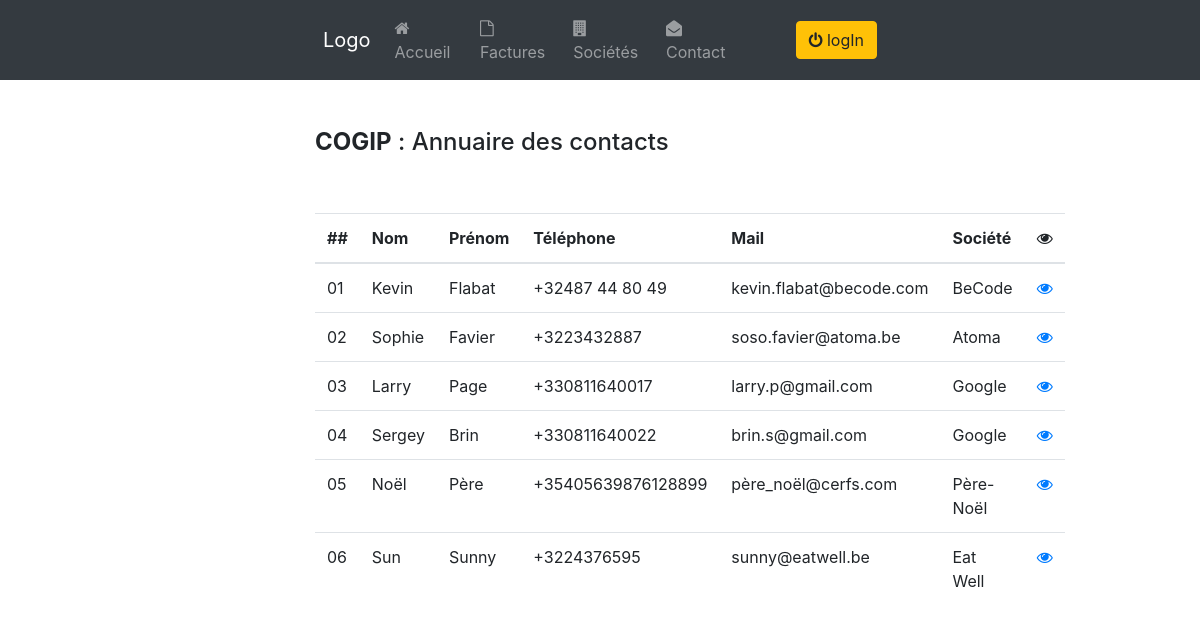
Page /contacts/contacts.php on the earlier database version.
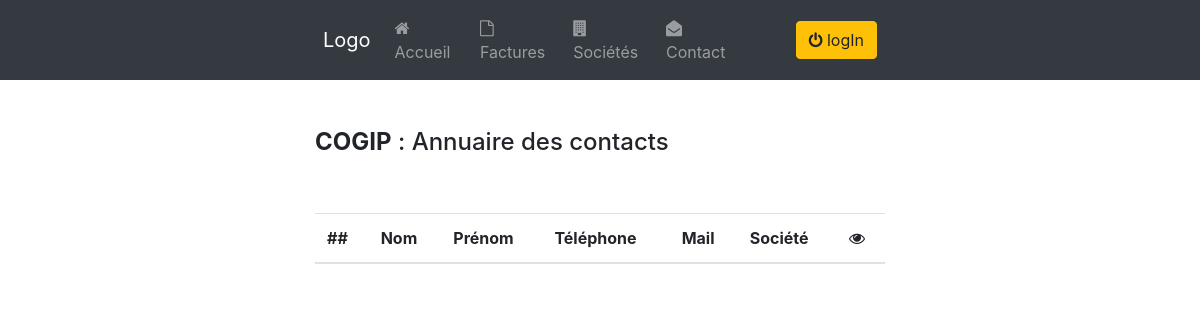
Same page on the later database version.
### tables this page shows
CREATE TABLE `contacts` (
  `id_contacts` int(11) NOT NULL,
  `last_name` varchar(45) DEFAULT NULL,
  `first_name` varchar(45) DEFAULT NULL,
  `creation_date` datetime DEFAULT NULL,
  `mail` varchar(45) DEFAULT NULL,
  `company_id_company` int(11) NOT NULL,
  `Telephone` varchar(45) DEFAULT NULL
);

CREATE TABLE `company` (
  `id_company` int(11) NOT NULL,
  `comp_name` varchar(45) DEFAULT NULL,
  `country` varchar(45) DEFAULT NULL,
  `vat_number` varchar(45) DEFAULT NULL,
  `creation_date` datetime DEFAULT NULL,
  `comp_type` enum('client','fournisseur') DEFAULT NULL
);

### tabAccueil/contacts.php (the view, shortened to what this page needs)
<?php
include "assets/connexion/bd.php";
$listContact = $bdd->prepare("SELECT * FROM contacts LEFT JOIN company ON company.id_company=contacts.company_id_company LIMIT 0, $limit");
$listContact->execute(array());
?>
<table class="table table-hover">
  <thead>
    <tr>
      <th scope="col">##</th>
      <th scope="col">Nom</th>
      <th scope="col">Prénom</th>
      <th scope="col">Téléphone</th>
      <th scope="col">Mail</th>
      <th scope="col">Société</th>
      <th scope="col"><i class="fa fa-eye"></i></th>
    </tr>
  </thead>
  <tbody>
    <?php
    foreach ($listContact as $key => $value) {
    $key +=1;
    $cptKey = strlen($key);
    if($cptKey <= 1){$zero = '0';}
    ?>
    <tr>
      <td><?= $zero.''.$key?></td>
      <td><?= $value['first_name'];?></td>
      <td><?= $value['last_name'];?></td>
      <td><?= $value['Telephone'];?></td>
      <td><?= $value['mail'];?></td>
      <td><?= $value['comp_name'];?></td>
      <td><a href="../detailContact/<?= $value['id_contacts'];?>"><i class="fa fa-eye"></i></a></td>
    </tr>
    <?php
    }
    ?>
  </tbody>
</table>

### head/header.php (shortened to what this page needs)
<!doctype html>
<html lang="fr">
<head>
  <link rel="stylesheet" href="assets/css/style.css">
  <link href="//maxcdn.bootstrapcdn.com/font-awesome/4.7.0/css/font-awesome.min.css" rel="stylesheet">
  <link rel="stylesheet" href="https://maxcdn.bootstrapcdn.com/bootstrap/4.0.0/css/bootstrap.min.css">
</head>
<body>

### head/menu.php (shortened to what this page needs)
<nav class="navbar navbar-expand-lg navbar-dark bg-dark">
    <div class="container col-xl-6 ">
        <a class="navbar-brand" href="#">Logo</a>
        <div class="collapse navbar-collapse" id="navbarColor02">
            <ul class="navbar-nav mr-auto">
                <li class="nav-item <?php if($url[0] == 'accueil'){echo "active";} ?>">
                    <a class="nav-link" href="../accueil/01"><i class="fa fa-home"></i> Accueil <span class="sr-only">(current)</span></a>
                </li>
                <li class="nav-item <?php if($url[0] == 'factures'){echo "active";} ?>">
                    <a class="nav-link" href="../factures/02"><i class="fa fa-file-o"></i> Factures</a>
                </li>
                <li class="nav-item <?php if($url[0] == 'company'){echo "active";}?>">
                    <a class="nav-link" href="../company/03"><i class="fa fa-building"></i> Sociétés</a>
                </li>
                <li class="nav-item <?php if($url[0] == 'contacts'){echo "active";} ?>">
                    <a class="nav-link" href="../contacts/04"><i class="fa fa-envelope-open"></i> Contact</a>
                </li>
            </ul>
            <?php
            if ($_SESSION['auth']) {
            ?>
            <form class="form-inline my-2 my-lg-0">
            <a href="../logout/08" class="btn btn-danger my-2 my-sm-0"><i class="fa fa-power-off"></i> LogOut</a>
            </form>
            <?php
            }else{
            ?>
            <form class="form-inline my-2 my-lg-0">
            <a href="../connexion/09" class="btn btn-warning my-2 my-sm-0"><i class="fa fa-power-off"></i> logIn</a>
            </form>
            <?php
            }
            ?>
        </div>
    </div>
</nav>

### contacts/contacts.php (shortened to what this page needs)
<?php session_start();
include './assets/ctrl/login-ctrl.php';
include './head/header.php';
include './head/menu.php';
$limit = 1000000000000000;
?>
<div class="container col-xl-6 ">
    <h4 class="pt-5 pb-5"><strong>COGIP</strong> : Annuaire des contacts</h4>
    <?php
    include './tabAccueil/contacts.php';
    ?>
</div>
<?php
include './foot/footer.php';
?>

### foot/footer.php
</body>
</html>

Differences in the rows shown:
removed contacts: zero "0", first_name "Kevin", last_name "Flabat", Telephone "+32487 44 80 49", mail "kevin.flabat@becode.com", company_id_company.comp_name "BeCode"
removed contacts: zero "0", first_name "Sophie", last_name "Favier", Telephone "+3223432887", mail "soso.favier@atoma.be", company_id_company.comp_name "Atoma"
removed contacts: zero "0", first_name "Larry", last_name "Page", Telephone "+330811640017", mail "larry.p@gmail.com", company_id_company.comp_name "Google"
removed contacts: zero "0", first_name "Sergey", last_name "Brin", Telephone "+330811640022", mail "brin.s@gmail.com", company_id_company.comp_name "Google"
removed contacts: zero "0", first_name "Noël", last_name "Père", Telephone "+35405639876128899", mail "père_noël@cerfs.com", company_id_company.comp_name "Père-Noël"
removed contacts: zero "0", first_name "Sun", last_name "Sunny", Telephone "+3224376595", mail "sunny@eatwell.be", company_id_company.comp_name "Eat Well"
